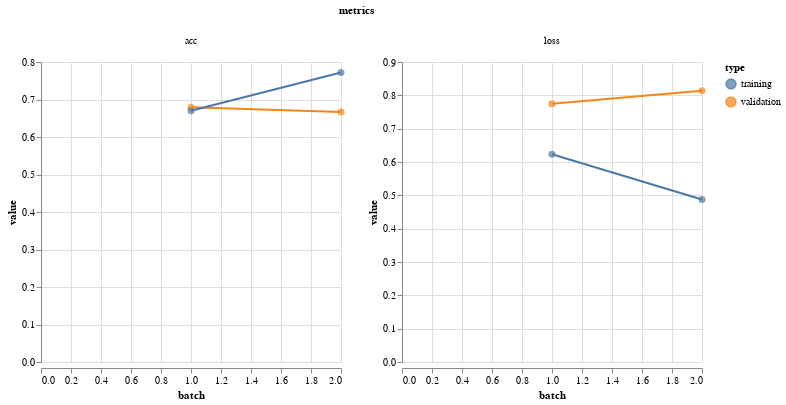

The notebook cell this image was saved under:
### Code cell
vis.metrics(m_metrics)

### Figure 1 — Vega-Lite specification as saved in the notebook (floating-point values rounded to 4 significant figures)
{"$schema": "https://vega.github.io/schema/vega-lite/v2.4.3.json", "config": {"view": {"height": 300, "width": 400}}, "data": {"values": [{"batch": 1, "metrics": "loss", "type": "validation", "value": 0.775}, {"batch": 2, "metrics": "loss", "type": "validation", "value": 0.8137}, {"batch": 1, "metrics": "acc", "type": "validation", "value": 0.679}, {"batch": 2, "metrics": "acc", "type": "validation", "value": 0.6667}, {"batch": 1, "metrics": "loss", "type": "training", "value": 0.6231}, {"batch": 2, "metrics": "loss", "type": "training", "value": 0.4877}, {"batch": 1, "metrics": "acc", "type": "training", "value": 0.67}, {"batch": 2, "metrics": "acc", "type": "training", "value": 0.7722}]}, "facet": {"column": {"field": "metrics", "type": "nominal"}}, "resolve": {"scale": {"color": "shared", "x": "shared", "y": "independent"}}, "spec": {"layer": [{"encoding": {"color": {"field": "type", "type": "nominal"}, "tooltip": [{"field": "batch", "type": "quantitative"}, {"field": "value", "type": "quantitative"}], "x": {"field": "batch", "type": "quantitative"}, "y": {"field": "value", "type": "quantitative"}}, "height": 300, "mark": {"size": 50, "type": "circle"}, "width": 300}, {"encoding": {"color": {"field": "type", "type": "nominal"}, "x": {"field": "batch", "type": "quantitative"}, "y": {"field": "value", "type": "quantitative"}}, "height": 300, "mark": "line", "width": 300}]}}
